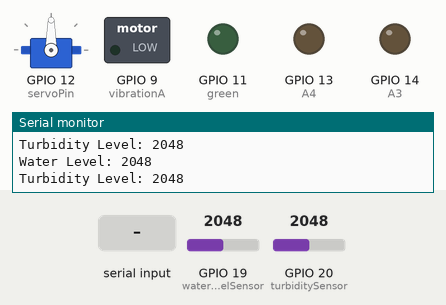
The sketch below on a simulated ESP32-S3. Parts: servo, switched loads named in the sketch (green lamp = pin HIGH), output pins drawn as LEDs (lit = HIGH), the last lines printed to the serial monitor. The test bench sets the inputs (shaded band); at power-on: GPIO 19 (waterLevelSensor) = 2048, GPIO 20 (turbiditySensor) = 2048.

Above: at 1.2 s.
1.3 s: "SET_POSITION,45\n" received over Serial
At 2.6 s:
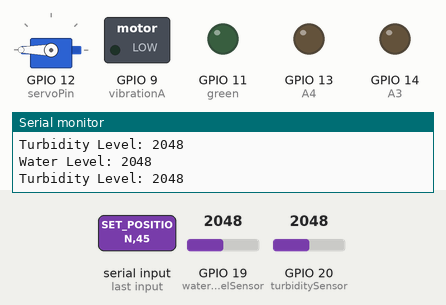
4.3 s: "SET_POSITION\n" received over Serial
5.8 s: "START_WASHING\n" received over Serial
7.3 s: GPIO 19 (waterLevelSensor) set to 327
8.8 s: GPIO 19 (waterLevelSensor) set to 282
At 9.9 s:
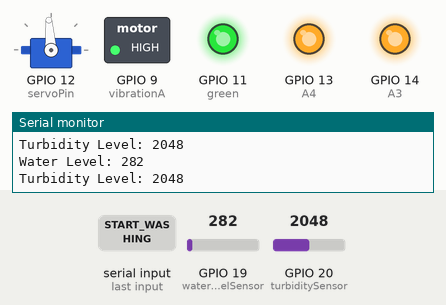
10.5 s: GPIO 19 (waterLevelSensor) set to 457
12.0 s: GPIO 19 (waterLevelSensor) set to 546
At 12.9 s:
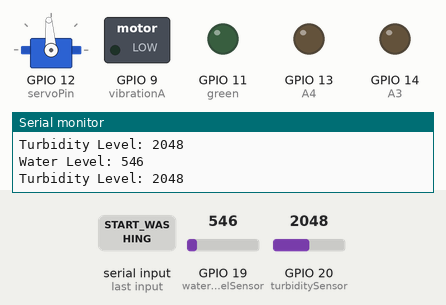
Timing chart, 0 to 14.6 s (numbered marks = the images above; inputs shaded):
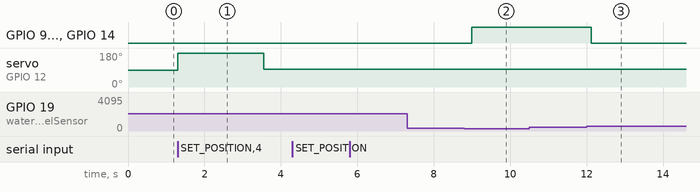

The sketch:

vibra_clean_serial.ino
```cpp
/////////////////////////////////////////////////////////////////////////////
// VIBRA_CLEAN
// ME420 - Advanced Design for Sustainable Future - Group 4
// 19.11.2024
///////////////////////////////////////////////////////////////////////////// LIBRARIES
#include <WiFi.h>
#include <ESP32Servo.h>

///////////////////////////////////////////////////////////////////////////// CUSTOM DEFINES
// Motor Driver Pins
#define A3 14
#define A4 13
#define waterLevelSensor 19
#define servoPin 12
#define vibrationA 9
#define turbiditySensor 20
#define green 11
#define MAX_READINGS 10

///////////////////////////////////////////////////////////////////////////// CUSTOM VARIABLES
// Servo
Servo myservo;

// Water level monitoring
volatile int waterLevel = 0;
const int threshold = 1400;

// Turbidity Monitoring
volatile int turbidityLevel;

// Motor Control
volatile int motorInput = 0;

// Servo control variables
int targetPosition = 90;
unsigned long rotationStartTime = 0;
unsigned long rotationDuration = 0;  // Duration in milliseconds
bool isRotating = false;

// System Flags
bool washingFlag = false;
bool cycleFlag = true;
int cycleCount = 0;
int cycleLimit = 1;

int print_counter = 0;


// PID Params
int error;
int prev_error = 0;
int delta_error;
float Kd = 0.2;

int waterLevelReadings[MAX_READINGS];  // Array to store last 10 water level readings
int waterLevelIndex = 0;               // Index to track where to store the next water level
int totalWaterLevel = 0;               // Variable to store the sum of the readings
int averageWaterLevel = 0;             // Variable to store the average of the readings

///////////////////////////////////////////////////////////////////////////// SETUP
void setup() {
  Serial.begin(115200);  // Initialize Serial communication
  pinMode(A3, OUTPUT);
  pinMode(A4, OUTPUT);
  pinMode(vibrationA, OUTPUT);

  pinMode(waterLevelSensor, INPUT);
  pinMode(turbiditySensor, INPUT);
  pinMode(servoPin, OUTPUT);
  pinMode(green, OUTPUT);


  digitalWrite(A3, LOW);
  digitalWrite(A4, LOW);
  digitalWrite(vibrationA, LOW);

  myservo.attach(servoPin);
}

///////////////////////////////////////////////////////////////////////////// LOOP
void loop() {
  myservo.detach();  // Detach the servo for a moment (optional, to prevent jitter)
  delay(10);
  myservo.attach(servoPin);

  if (print_counter % 10 == 0) {
    // Send the water level in the format "Water Level: <value>"
    Serial.print("Water Level: ");
    Serial.println(averageWaterLevel);

    // Send the turbidity level in the format "Turbidity Level: <value>"
    Serial.print("Turbidity Level: ");
    Serial.println(turbidityLevel);

    // Reset the counter after printing
    print_counter = 0;
  }

  // Read water level and turbidity data
  waterLevel = analogRead(waterLevelSensor);
  turbidityLevel = analogRead(turbiditySensor);


  if (averageWaterLevel > 500 && cycleFlag) {
    cycleFlag = false;
    cycleCount++;
  }

  if (cycleCount >= cycleLimit) {
    washingFlag = false;
    cycleCount = 0;
  }

  if (averageWaterLevel < 300) {
    cycleFlag = true;
  }

  waterLevel = analogRead(waterLevelSensor);
  turbidityLevel = analogRead(turbiditySensor);

  totalWaterLevel -= waterLevelReadings[waterLevelIndex];
  totalWaterLevel += waterLevel;

  // Store the current water level in the array at the current index
  waterLevelReadings[waterLevelIndex] = waterLevel;

  // Move to the next index in the array, and reset to 0 if it reaches MAX_READINGS
  waterLevelIndex = (waterLevelIndex + 1) % MAX_READINGS;

  if (waterLevelIndex == 0) {
    averageWaterLevel = totalWaterLevel / MAX_READINGS;
  }


  // If washing process is active
  if (washingFlag && cycleFlag) {
    digitalWrite(green, HIGH);
    analogWrite(vibrationA, 4095);  // Vibrate for washing
    error = threshold - waterLevel;
    delta_error = error - prev_error;
    prev_error = error;
    motorInput = constrain(map(error + delta_error * Kd, 0, threshold, 0, 4095), 0, 3600);
    if (waterLevel < threshold) {
      analogWrite(A3, motorInput);
      analogWrite(A4, motorInput);
    } else {
      analogWrite(A3, 0);
      analogWrite(A4, 0);
    }
  } else {
    analogWrite(vibrationA, 0);  // Stop vibration
    analogWrite(A3, 0);          // Stop motor
    analogWrite(A4, 0);
    digitalWrite(green, LOW);
  }

  // Check if serial input is available
  if (Serial.available() > 0) {
    String command = Serial.readStringUntil('\n');  // Read the command

    if (command.startsWith("SET_POSITION")) {
      // Extract the duration from the command
      String durationStr = command.substring(13);          // Get everything after "SET_POSITION "
      rotationDuration = durationStr.toInt() / 20.13 * 1000;  // Convert to integer (milliseconds)

      if (rotationDuration > 0) {
        Serial.println("Servo will rotate for: " + String(rotationDuration) + "ms");

        // Set the servo to the target position (e.g., 90 degrees) and start rotation
        targetPosition = 180;  // Set to 90 degrees (or any other desired position)
        myservo.write(targetPosition);
        delay(10);

        // Record the start time for the rotation duration
        rotationStartTime = millis();
        isRotating = true;  // Flag to indicate that the servo is rotating
      } else {
        Serial.println("Invalid rotation duration");
      }
    } else if (command == "START_WASHING") {
      washingFlag = true;
      Serial.println("Washing started.");
    } else if (command == "STOP_WASHING") {
      washingFlag = false;
      Serial.println("Washing stopped.");
    } else if (command == "STOP_SERVO") {
      myservo.write(94);
      delay(10);
      Serial.println("Servo stopped and detached.");
    }
  }

  // If the servo is rotating, check if the duration has passed
  if (isRotating) {
    if (millis() - rotationStartTime >= rotationDuration) {
      myservo.write(94);  // Stop the servo rotation after the duration
      delay(10);
      isRotating = false;  // Reset the rotating flag
      Serial.println("Servo rotation complete.");
    }
  }

  delay(10);  // Small delay for stability
}
```

Measured:
- the behaviour switches between 300 and 299 on GPIO 19 (waterLevelSensor) (found by bisection; images 1 and 2)
- the behaviour switches between 500 and 501 on GPIO 19 (waterLevelSensor) (found by bisection; images 2 and 3)
- after the input at 1.3 s, servo on GPIO 12 (servoPin): 90° → 180° at once, → 94° 2.2 s later
- after the input at 8.8 s, GPIO 9 (vibrationA), GPIO 11 (green), GPIO 13 (A4), GPIO 14 (A3): LOW → HIGH after 0.20 s
- after the input at 12.0 s, GPIO 9 (vibrationA), GPIO 11 (green), GPIO 13 (A4), GPIO 14 (A3): HIGH → LOW after 0.13 s
